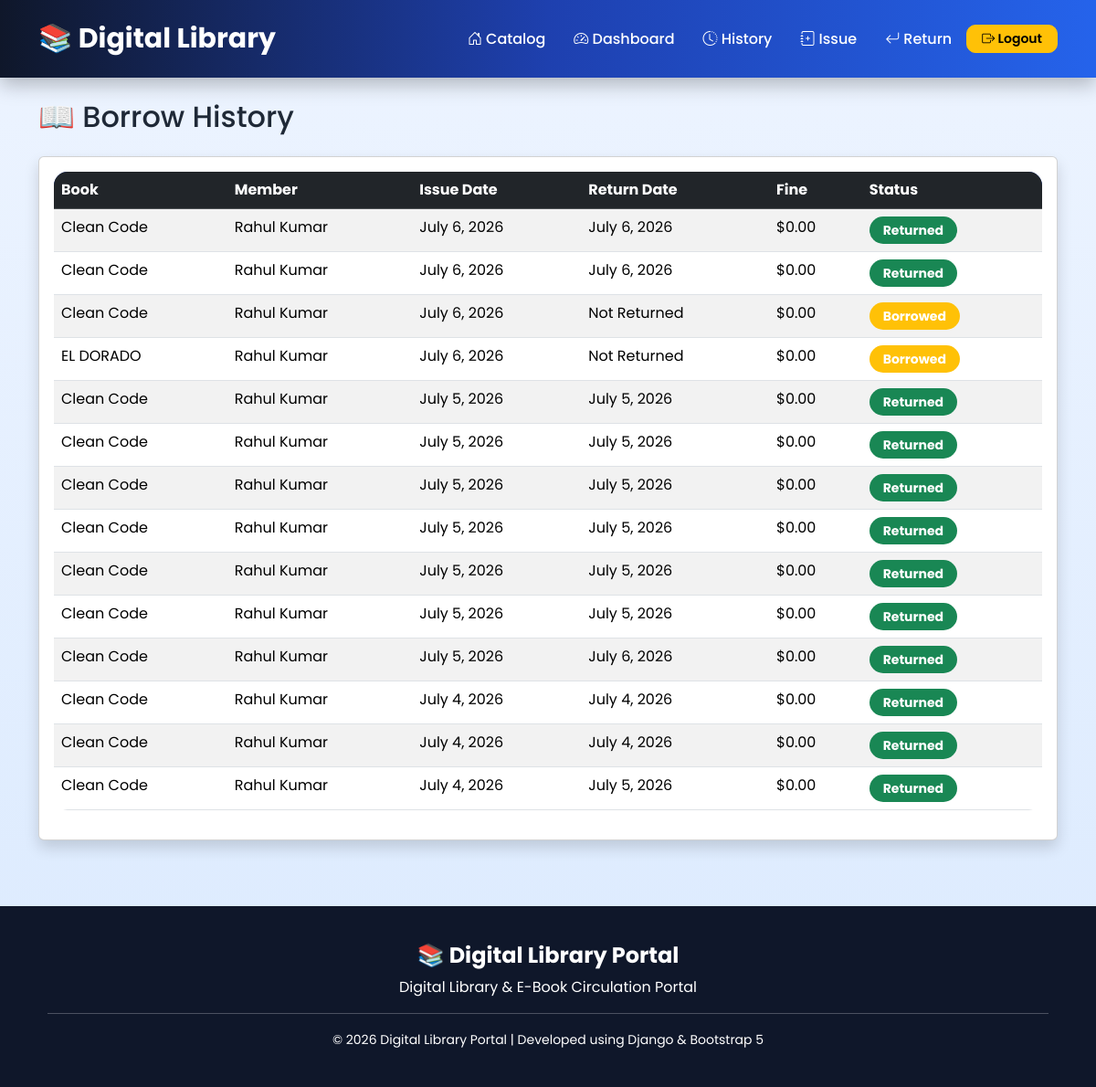
Page /history/ (signed in) on the committed database.
### library/models.py (models this page shows, shortened)
class CirculationRecord(models.Model):
    book = models.ForeignKey(Book, on_delete=models.CASCADE)
    member = models.ForeignKey(
        Member,
        on_delete=models.CASCADE,
        related_name='borrowed_books'
    )
    issue_date = models.DateField(default=timezone.now)
    due_date = models.DateField()
    return_date = models.DateField(blank=True, null=True)
    fine_amount = models.DecimalField(
        max_digits=6,
        decimal_places=2,
        default=0.00
    )
    is_returned = models.BooleanField(default=False)

class Book(models.Model):
    GENRES = [
        ('TECH', 'Computer Science & Technology'),
        ('SCI', 'Science & Mathematics'),
        ('LIT', 'Literature & Fiction'),
        ('HIST', 'History & Social Sciences'),
    ]
    title = models.CharField(max_length=200)
    author = models.ForeignKey(
        Author,
        on_delete=models.CASCADE,
        related_name='books'
    )
    isbn = models.CharField(max_length=13, unique=True)
    genre = models.CharField(max_length=10, choices=GENRES)
    total_copies = models.PositiveIntegerField(default=5)
    available_copies = models.PositiveIntegerField(default=5)
    cover_url = models.URLField(
        blank=True,
        default="https://via.placeholder.com/150x220"
    )

class Member(models.Model):
    name = models.CharField(max_length=100)
    member_id = models.CharField(max_length=20, unique=True)
    email = models.EmailField()
    phone = models.CharField(max_length=15)
    joined_date = models.DateField(auto_now_add=True)

### library/views.py (the view)
# urls.py: path("history/", views.history, name="history"),
@login_required
def history(request):
    records = CirculationRecord.objects.all().order_by(
        "-issue_date"
    )
    return render(
        request,
        "library/history.html",
        {
            "records": records
        }
    )

### library/templates/library/history.html (shortened to what this page needs)
{% extends 'library/base.html' %}
{% block content %}
<h2 class="mb-4">📖 Borrow History</h2>
<div class="card shadow">
<div class="card-body">
<table class="table table-striped">
<thead class="table-dark">
<tr>
<th>Book</th>
<th>Member</th>
<th>Issue Date</th>
<th>Return Date</th>
<th>Fine</th>
<th>Status</th>
</tr>
</thead>
<tbody>
{% for record in records %}
<tr>
<td>{{ record.book.title }}</td>
<td>{{ record.member.name }}</td>
<td>{{ record.issue_date }}</td>
<td>{{ record.return_date|default:"Not Returned" }}</td>
<td>${{ record.fine_amount }}</td>
<td>
{% if record.is_returned %}
<span class="badge bg-success">
Returned
</span>
{% else %}
<span class="badge bg-warning">
Borrowed
</span>
{% endif %}
</td>
</tr>
{% empty %}
<tr>
<td colspan="6" class="text-center">
No circulation records available.
</td>
</tr>
{% endfor %}
</tbody>
</table>
</div>
</div>
{% endblock %}

### library/static/library/css/style.css (style rules this page uses)
* { margin:0; padding:0; box-sizing:border-box; font-family:'Poppins',sans-serif; }
body { background:linear-gradient(to bottom,#edf4ff,#dbeafe); color:#1f2937; }
.badge { border-radius:25px; padding:8px 15px; font-size:14px; }
.table { border-radius:15px; overflow:hidden; background:white; }
.table thead { background:#1e40af; color:white; }

### rows in the picture
CirculationRecord: book "Clean Code", member.name "Rahul Kumar", issue_date "July 6, 2026", return_date "July 6, 2026", fine_amount "0.00", is_returned "Returned"
CirculationRecord: book "Clean Code", member.name "Rahul Kumar", issue_date "July 6, 2026", return_date "July 6, 2026", fine_amount "0.00", is_returned "Returned"
CirculationRecord: book "Clean Code", member.name "Rahul Kumar", issue_date "July 6, 2026", return_date "Not Returned", fine_amount "0.00", is_returned "Borrowed"
CirculationRecord: book "EL DORADO", member.name "Rahul Kumar", issue_date "July 6, 2026", return_date "Not Returned", fine_amount "0.00", is_returned "Borrowed"
CirculationRecord: book "Clean Code", member.name "Rahul Kumar", issue_date "July 5, 2026", return_date "July 5, 2026", fine_amount "0.00", is_returned "Returned"
CirculationRecord: book "Clean Code", member.name "Rahul Kumar", issue_date "July 5, 2026", return_date "July 5, 2026", fine_amount "0.00", is_returned "Returned"
CirculationRecord: book "Clean Code", member.name "Rahul Kumar", issue_date "July 5, 2026", return_date "July 5, 2026", fine_amount "0.00", is_returned "Returned"
CirculationRecord: book "Clean Code", member.name "Rahul Kumar", issue_date "July 5, 2026", return_date "July 5, 2026", fine_amount "0.00", is_returned "Returned"
CirculationRecord: book "Clean Code", member.name "Rahul Kumar", issue_date "July 5, 2026", return_date "July 5, 2026", fine_amount "0.00", is_returned "Returned"
CirculationRecord: book "Clean Code", member.name "Rahul Kumar", issue_date "July 5, 2026", return_date "July 5, 2026", fine_amount "0.00", is_returned "Returned"
CirculationRecord: book "Clean Code", member.name "Rahul Kumar", issue_date "July 5, 2026", return_date "July 6, 2026", fine_amount "0.00", is_returned "Returned"
CirculationRecord: book "Clean Code", member.name "Rahul Kumar", issue_date "July 4, 2026", return_date "July 4, 2026", fine_amount "0.00", is_returned "Returned"
CirculationRecord: book "Clean Code", member.name "Rahul Kumar", issue_date "July 4, 2026", return_date "July 4, 2026", fine_amount "0.00", is_returned "Returned"
CirculationRecord: book "Clean Code", member.name "Rahul Kumar", issue_date "July 4, 2026", return_date "July 5, 2026", fine_amount "0.00", is_returned "Returned"
